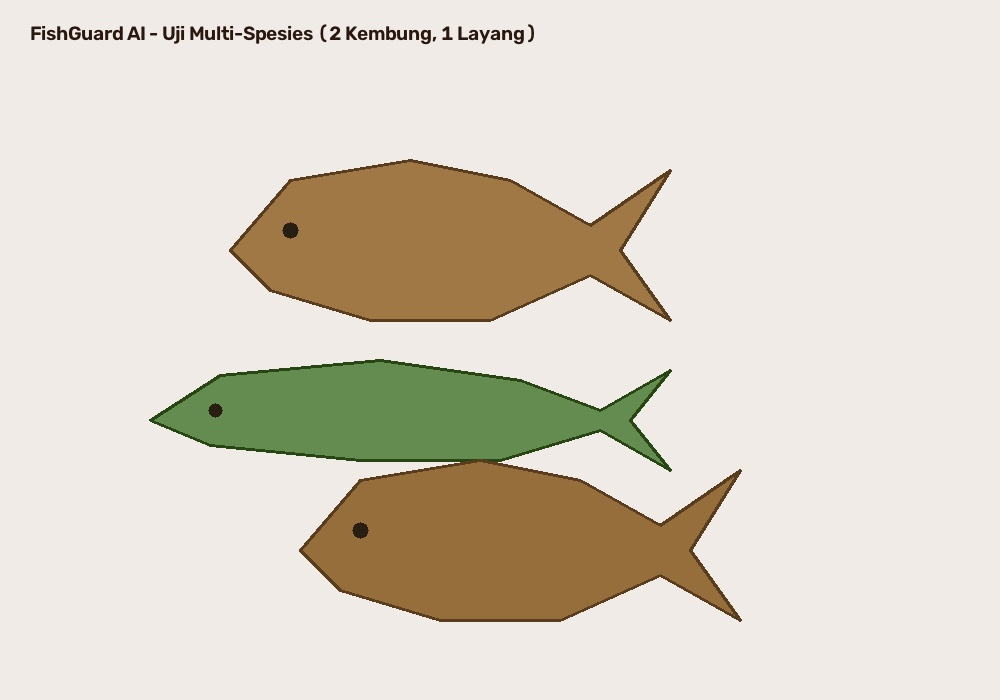
#> input picture dataset_pipeline/sample_calibrated_images/sample_catch_multi_species.jpg, 1000 x 700 px
$ python -i length_estimator.py   (imports and definitions only)
#> lines starting #> are read from the running program, lines starting #| are printed output that depends on the picture; after the words box and inside, x2 and y2 are one past the last pixel; in counts of white or black regions, pixels touching at a corner belong together
#> further down, picture is the input picture: shape (700, 1000, 3); mean B, G, R 198.2, 211.4, 218.9
"""
FishGuard AI — Calibrated Length Estimation Module (Phase 14)
Implements:
1. Optical scale recovery via ArUco marker (DICT_4X4_50 ID#0, 50mm) or Rig optical profile
2. Fish boundary extraction and Oriented Bounding Box (cv2.minAreaRect)
3. Anatomical snout-to-tail extrema & body curvature analysis
4. Statistical uncertainty propagation (95% CI)
5. Validation status classification ladder (VALIDATED / LIMITED / EXPERIMENTAL)
"""

import math
import json
import cv2
import numpy as np
from pathlib import Path
from typing import Dict, Any, Optional, Tuple, List

# Default rig calibration constants (from Phase 11.7.3 approved rig spec)
DEFAULT_RIG_H_CM = 90.0
DEFAULT_RIG_FOV_CM = 60.4
DEFAULT_ARUCO_SIZE_MM = 50.0  # 50 mm marker standard


def get_aruco_detector(dictionary_id=cv2.aruco.DICT_4X4_50):
    aruco_dict = cv2.aruco.getPredefinedDictionary(dictionary_id)
    aruco_params = cv2.aruco.DetectorParameters()
    aruco_params.cornerRefinementMethod = cv2.aruco.CORNER_REFINE_SUBPIX
    return cv2.aruco.ArucoDetector(aruco_dict, aruco_params)


class CalibratedLengthEstimator:
    def __init__(self, default_marker_size_mm: float = DEFAULT_ARUCO_SIZE_MM):
        self.default_marker_size_mm = default_marker_size_mm
        self.detector = get_aruco_detector()

    # [79 lines left out: function detect_scale, not called in this run]

    def analyze_fish_contour(
        self,
        roi_img: np.ndarray,
        offset_xy: Tuple[int, int] = (0, 0)
    ) -> Dict[str, Any]:
        """
        Performs contour segmentation, oriented bounding box, and curvature analysis.
        """
#> called with offset_xy = (0, 0)
        gray = cv2.cvtColor(roi_img, cv2.COLOR_BGR2GRAY)
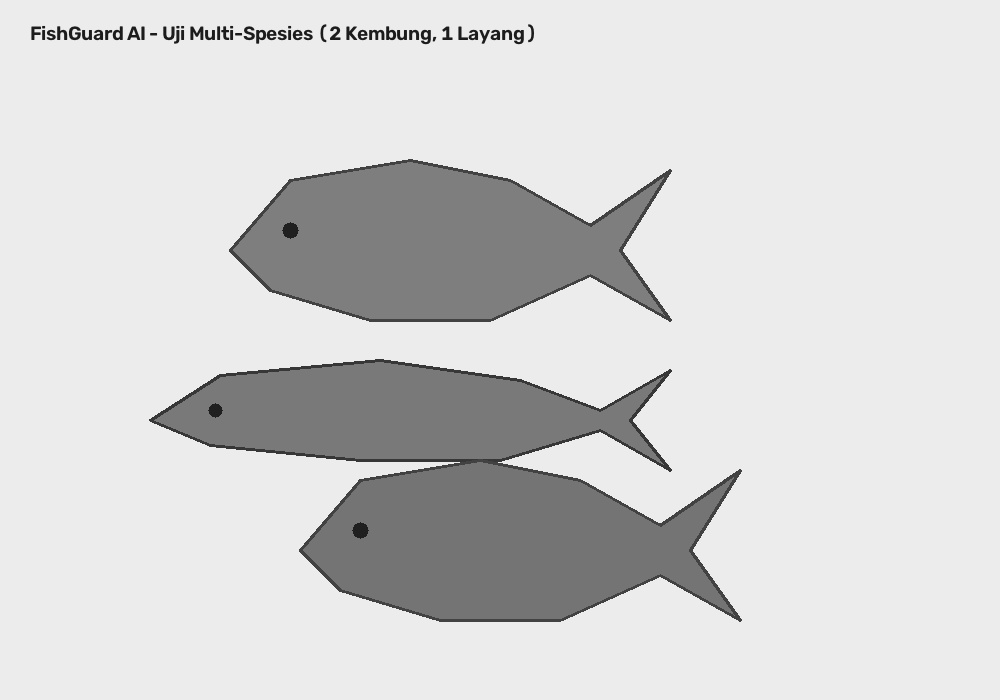
#> gray: shape (700, 1000); min 21, max 244, mean 212.1
        blurred = cv2.GaussianBlur(gray, (7, 7), 0)
        _, thresh = cv2.threshold(blurred, 0, 255, cv2.THRESH_BINARY_INV + cv2.THRESH_OTSU)
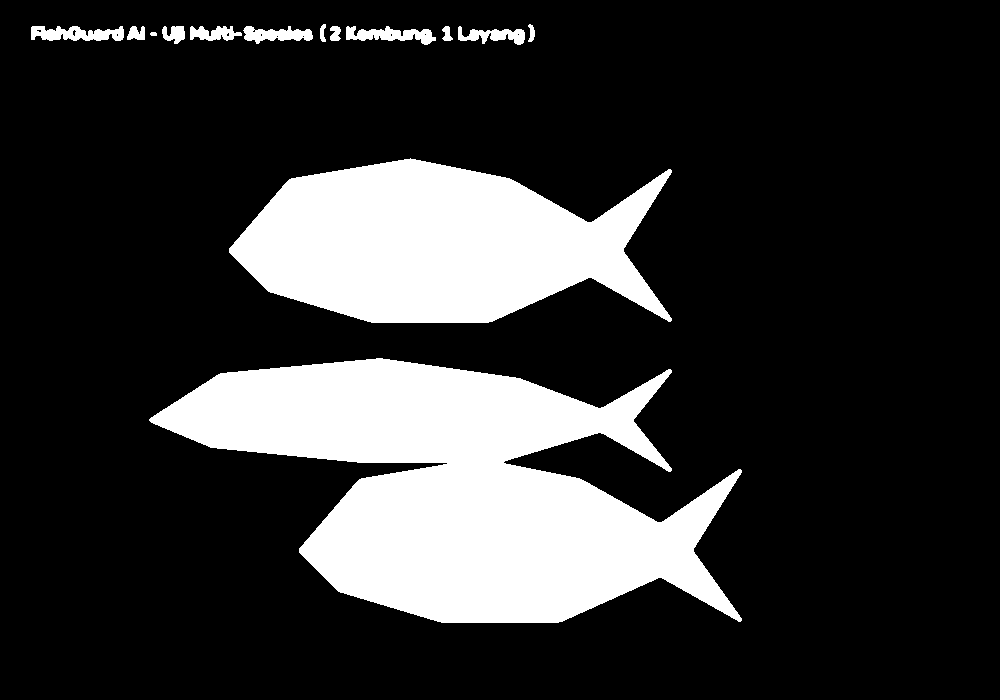
#> thresh: shape (700, 1000); 20.2% white; 14 white regions, largest, box (x1, y1, x2, y2) and area: (149, 358, 742, 623) 87146, (229, 158, 672, 323) 49663, (31, 26, 124, 41) 980

        kernel = cv2.getStructuringElement(cv2.MORPH_ELLIPSE, (5, 5))
        thresh = cv2.morphologyEx(thresh, cv2.MORPH_CLOSE, kernel, iterations=2)
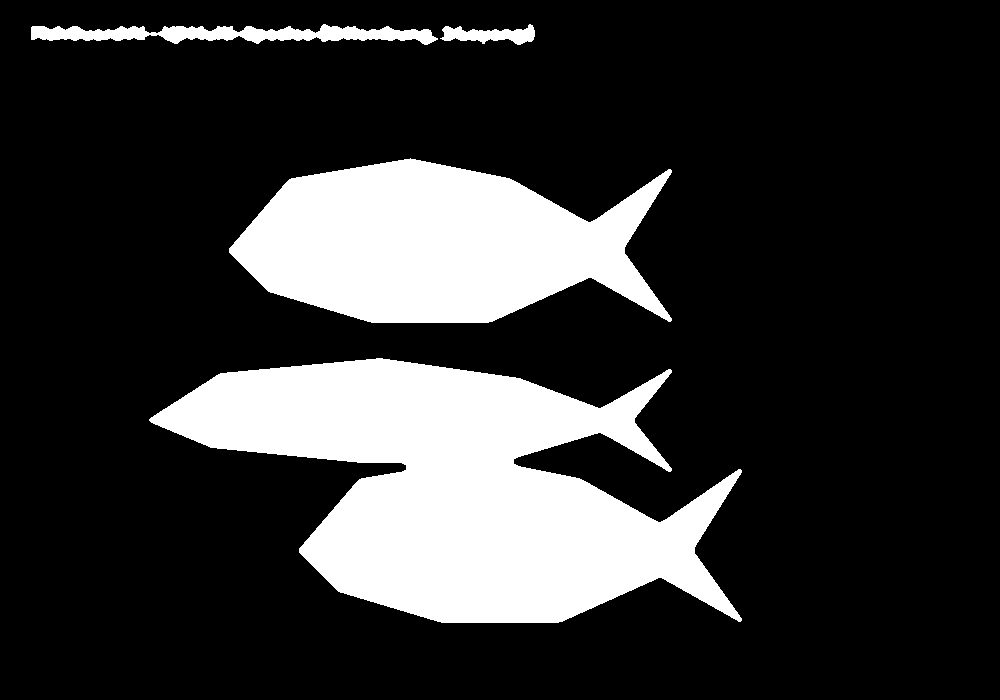
#> thresh: shape (700, 1000); 20.4% white; 4 white regions, box (x1, y1, x2, y2) and area: (149, 358, 742, 623) 87394, (229, 158, 672, 323) 49671, (31, 24, 438, 45) 4626, (440, 24, 535, 45) 1103
        thresh = cv2.morphologyEx(thresh, cv2.MORPH_OPEN, kernel, iterations=1)
#> thresh: shape (700, 1000); 20.4% white; 5 white regions

        contours, _ = cv2.findContours(thresh, cv2.RETR_EXTERNAL, cv2.CHAIN_APPROX_SIMPLE)
#> contours = 5 contours; box (x1, y1, x2, y2) and area: (150, 358, 742, 623) 86392, (229, 158, 672, 323) 49142, (158, 24, 436, 45) 2918, (31, 26, 149, 41) 1234, (442, 24, 535, 45) 985
        if not contours:
            # Fallback to geometric diagonal of ROI
            rh, rw = roi_img.shape[:2]
            straight_px = math.sqrt(rw * rw + rh * rh)
            ox, oy = offset_xy
            return {
                "contour_found": False,
                "straight_length_px": round(straight_px, 2),
                "curved_length_px": round(straight_px, 2),
                "curvature_ratio": 1.0,
                "obb_width_px": float(rw),
                "obb_height_px": float(rh),
                "snout_point": [ox, oy + rh // 2],
                "tail_point": [ox + rw, oy + rh // 2],
                "centerline_pts": [[ox, oy + rh // 2], [ox + rw, oy + rh // 2]],
                "contour_area_px": float(rw * rh)
            }

        largest_cnt = max(contours, key=cv2.contourArea)
#> largest_cnt = contour of 1010 points, box (x1, y1, x2, y2) (150, 358, 742, 623), area 86392
        area = cv2.contourArea(largest_cnt)
#> area = 86392

        # Oriented Bounding Box (cv2.minAreaRect)
        rect = cv2.minAreaRect(largest_cnt)  # ((cx, cy), (w, h), angle)
#> rect = ((445.5, 490), (264, 591), -90)
        (rcx, rcy), (rw, rh), angle = rect
#> rcx = 445.5; rcy = 490; rw = 264; rh = 591; angle = -90
        major_axis_px = max(rw, rh)
#> major_axis_px = 591
        minor_axis_px = min(rw, rh)
#> minor_axis_px = 264

        # Extract extreme anatomical endpoints along the major axis
        leftmost = largest_cnt[largest_cnt[:, :, 0].argmin()][0]
#> leftmost = [150, 418]
        rightmost = largest_cnt[largest_cnt[:, :, 0].argmax()][0]
#> rightmost = [741, 620]
        topmost = largest_cnt[largest_cnt[:, :, 1].argmin()][0]
#> topmost = [376, 358]
        bottommost = largest_cnt[largest_cnt[:, :, 1].argmax()][0]
#> bottommost = [441, 622]

        horiz_span = np.linalg.norm(rightmost - leftmost)
#> horiz_span = 624.6
        vert_span = np.linalg.norm(bottommost - topmost)
#> vert_span = 271.9

        if horiz_span >= vert_span:
            pt_a = leftmost
#> pt_a = [150, 418]
            pt_b = rightmost
#> pt_b = [741, 620]
        else:
            pt_a = topmost
            pt_b = bottommost

        straight_distance = float(np.linalg.norm(pt_b - pt_a))
#> straight_distance = 624.6
        if straight_distance < 1.0:
            straight_distance = major_axis_px

        # Curvature analysis: compute piecewise centerline through contour slices
        ox, oy = offset_xy
        centerline_pts = []
        n_slices = 10
        curved_length = 0.0

        if horiz_span >= vert_span:
            x_min = min(pt_a[0], pt_b[0])
#> x_min = 150
            x_max = max(pt_a[0], pt_b[0])
#> x_max = 741
            step = max(1, (x_max - x_min) // n_slices)
#> step = 59
            x_samples = list(range(x_min, x_max + 1, step))
            slice_centers = []
            pts_2d = largest_cnt.reshape(-1, 2)
#> pts_2d = 1010 pairs, first value 150 to 741, second value 358 to 622
            for xs in x_samples:
                pts_in_slice = pts_2d[np.abs(pts_2d[:, 0] - xs) <= max(2, step // 2)]
                if len(pts_in_slice) > 0:
                    y_avg = int(np.mean(pts_in_slice[:, 1]))
                    slice_centers.append((xs + ox, y_avg + oy))
#> this loop made 11 passes
#> y_avg on passes 1 to 11: 418, 412, 414, 488, 512, 485, 422, 471, 480, 510, 544
#> after the loop, slice_centers = [(150, 418), (209, 412), (268, 414), (327, 488), (386, 512), (445, 485), (504, 422), (563, 471), (622, 480), (681, 510), (740, 544)]
            if len(slice_centers) >= 2:
                centerline_pts = slice_centers
#> centerline_pts has the same summary as slice_centers
                for i in range(len(slice_centers) - 1):
                    curved_length += math.dist(slice_centers[i], slice_centers[i + 1])
#> this loop made 10 passes
#> curved_length on passes 1 to 10: 59.3, 118.3, 213, 276.7, 341.6, 427.9, 504.6, 564.2, 630.4, 698.5
#> after the loop, curved_length = 698.5
            else:
                curved_length = straight_distance
                centerline_pts = [[int(pt_a[0] + ox), int(pt_a[1] + oy)], [int(pt_b[0] + ox), int(pt_b[1] + oy)]]
        else:
            y_min = min(pt_a[1], pt_b[1])
            y_max = max(pt_a[1], pt_b[1])
            step = max(1, (y_max - y_min) // n_slices)
            y_samples = list(range(y_min, y_max + 1, step))
            slice_centers = []
            pts_2d = largest_cnt.reshape(-1, 2)
            for ys in y_samples:
                pts_in_slice = pts_2d[np.abs(pts_2d[:, 1] - ys) <= max(2, step // 2)]
                if len(pts_in_slice) > 0:
                    x_avg = int(np.mean(pts_in_slice[:, 0]))
                    slice_centers.append((x_avg + ox, ys + oy))
            if len(slice_centers) >= 2:
                centerline_pts = slice_centers
                for i in range(len(slice_centers) - 1):
                    curved_length += math.dist(slice_centers[i], slice_centers[i + 1])
            else:
                curved_length = straight_distance
                centerline_pts = [[int(pt_a[0] + ox), int(pt_a[1] + oy)], [int(pt_b[0] + ox), int(pt_b[1] + oy)]]

        # Use max of OBB major axis, straight distance, or curved length
        straight_final = max(major_axis_px, straight_distance)
#> straight_final = 624.6
        curved_final = max(straight_final, curved_length)
#> curved_final = 698.5
        curvature_ratio = float(curved_final / (straight_final + 1e-8))
#> curvature_ratio = 1.12

        return {
            "contour_found": True,
            "straight_length_px": round(straight_final, 2),
            "curved_length_px": round(curved_final, 2),
            "curvature_ratio": round(curvature_ratio, 4),
            "obb_width_px": round(major_axis_px, 2),
            "obb_height_px": round(minor_axis_px, 2),
            "snout_point": [int(pt_a[0] + ox), int(pt_a[1] + oy)],
            "tail_point": [int(pt_b[0] + ox), int(pt_b[1] + oy)],
            "centerline_pts": centerline_pts,
            "contour_area_px": round(area, 1)
        }

    # [103 lines left out: function estimate_length, not called in this run]


# [13 lines not run here, left out]

>>> import cv2
>>> picture = cv2.imread('../sample_calibrated_images/sample_catch_multi_species.jpg')
>>> result = CalibratedLengthEstimator().analyze_fish_contour(picture)
#> result = 10 items

$ run again, on dataset_pipeline/sample_calibrated_images/sample_kembung_calibrated.jpg
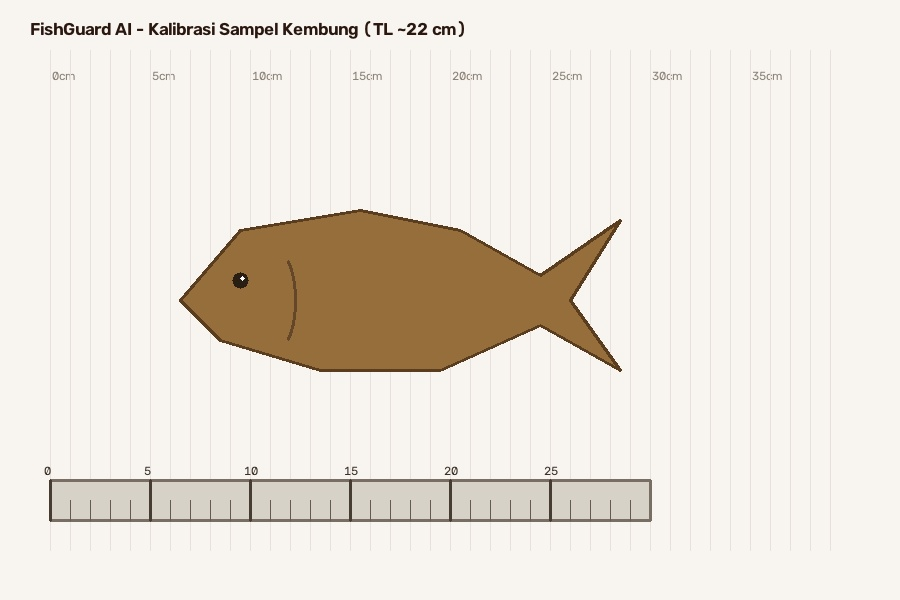
#> input picture dataset_pipeline/sample_calibrated_images/sample_kembung_calibrated.jpg, 900 x 600 px
#> picture is the input picture: shape (600, 900, 3); mean B, G, R 218.8, 228, 234.6
#> in analyze_fish_contour, `_, thresh = cv2.threshold(blurred, 0, 255, cv2.THRESH_BINARY_INV + cv2..`:
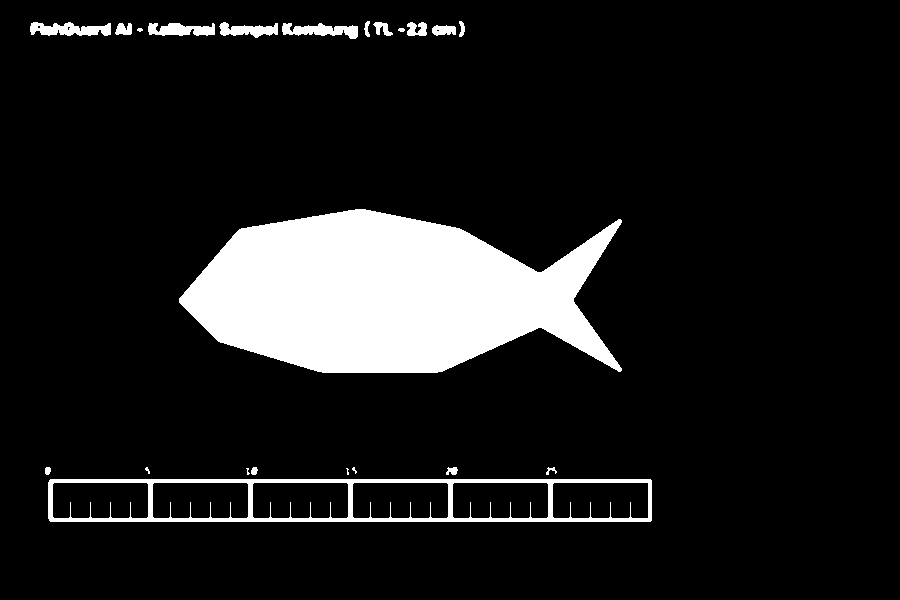
#> thresh: shape (600, 900); 11.1% white; 22 white regions (5 under 20 px), largest, box (x1, y1, x2, y2) and area: (179, 209, 622, 373) 49647, (48, 479, 652, 522) 6466, (30, 22, 111, 36) 770
#> in analyze_fish_contour, `thresh = cv2.morphologyEx(thresh, cv2.MORPH_OPEN, kernel, iterations=1)`:
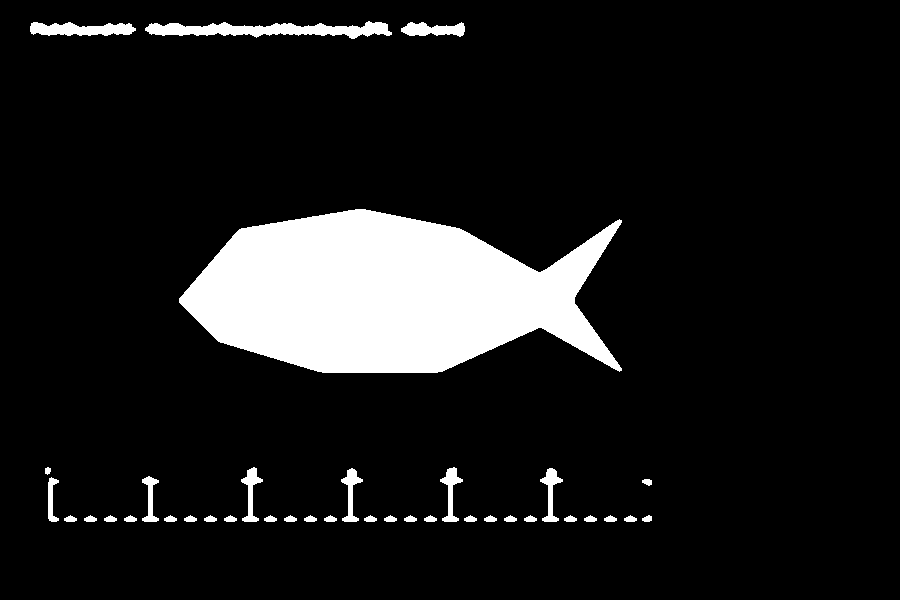
#> thresh: shape (600, 900); 10.7% white; 37 white regions
#> contours = 37 contours; largest, box (x1, y1, x2, y2) and area: (179, 209, 622, 373) 49126, (145, 21, 392, 39) 2214, (30, 22, 136, 36) 958, (401, 22, 465, 37) 573, (440, 467, 463, 522) 404
#> largest_cnt = contour of 548 points, box (x1, y1, x2, y2) (179, 209, 622, 373), area 49126
#> area = 49126.5
#> rect = ((400, 290.5), (163, 442), -90)
#> rcx = 400; rcy = 290.5; rw = 163; rh = 442; angle = -90
#> major_axis_px = 442
#> minor_axis_px = 163
#> leftmost = [179, 298]
#> rightmost = [621, 370]
#> topmost = [355, 209]
#> bottommost = [322, 372]
#> horiz_span = 447.8
#> vert_span = 166.3
#> pt_a = [179, 298]
#> pt_b = [621, 370]
#> straight_distance = 447.8
#> x_min = 179
#> x_max = 621
#> step = 44
#> pts_2d = 548 pairs, first value 179 to 621, second value 209 to 372
#> the loop in analyze_fish_contour, `for xs in x_samples:` made 11 passes
#> y_avg on passes 1 to 8: 289, 299, 306, 305, 210, 216, 299, 298
#> after the loop in analyze_fish_contour, `for xs in x_samples:`: slice_centers = [(179, 289), (223, 299), (267, 306), (311, 305), (355, 210), (399, 216), (443, 299), (487, 298), (531, 299), (575, 301), (619, 294)]
#> centerline_pts has the same summary as slice_centers
#> the loop in analyze_fish_contour, `for i in range(len(slice_centers) - 1):` made 10 passes
#> curved_length on passes 1 to 8: 45.12, 89.68, 133.7, 238.4, 282.8, 376.7, 420.7, 464.8
#> after the loop in analyze_fish_contour, `for i in range(len(slice_centers) - 1):`: curved_length = 553.4
#> straight_final = 447.8
#> curved_final = 553.4
#> curvature_ratio = 1.24
#> result = 10 items
